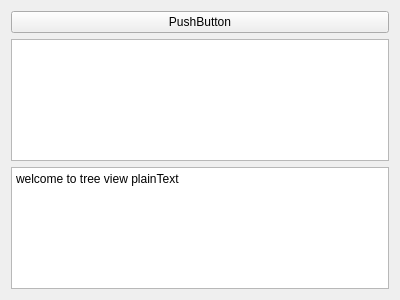
<?xml version="1.0" encoding="UTF-8"?>
<ui version="4.0">
 <class>HistoryTree</class>
 <widget class="QWidget" name="HistoryTree">
  <property name="geometry">
   <rect>
    <x>0</x>
    <y>0</y>
    <width>400</width>
    <height>300</height>
   </rect>
  </property>
  <property name="windowTitle">
   <string>Form</string>
  </property>
  <layout class="QVBoxLayout" name="verticalLayout">
   <item>
    <widget class="QPushButton" name="pushButton">
     <property name="text">
      <string>PushButton</string>
     </property>
    </widget>
   </item>
   <item>
    <widget class="QTreeView" name="treeView"/>
   </item>
   <item>
    <widget class="QPlainTextEdit" name="plainTextEdit">
     <property name="plainText">
      <string>welcome to tree view plainText</string>
     </property>
    </widget>
   </item>
  </layout>
 </widget>
 <resources/>
 <connections/>
</ui>
